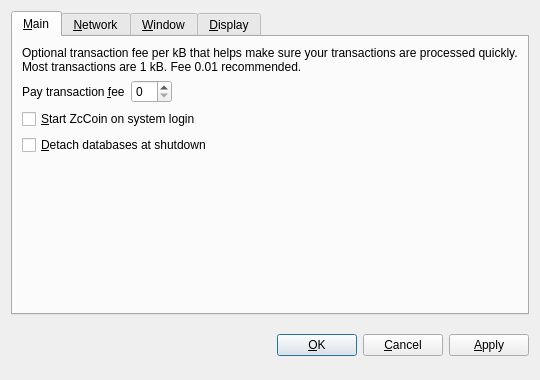
<?xml version="1.0" encoding="UTF-8"?>
<ui version="4.0">
 <class>OptionsDialog</class>
 <widget class="QDialog" name="OptionsDialog">
  <property name="geometry">
   <rect>
    <x>0</x>
    <y>0</y>
    <width>540</width>
    <height>380</height>
   </rect>
  </property>
  <property name="windowTitle">
   <string>Options</string>
  </property>
  <property name="modal">
   <bool>true</bool>
  </property>
  <layout class="QVBoxLayout" name="verticalLayout">
   <item>
    <widget class="QTabWidget" name="tabWidget">
     <property name="tabPosition">
      <enum>QTabWidget::North</enum>
     </property>
     <property name="currentIndex">
      <number>0</number>
     </property>
     <widget class="QWidget" name="tabMain">
      <attribute name="title">
       <string>&amp;Main</string>
      </attribute>
      <layout class="QVBoxLayout" name="verticalLayout_Main">
       <item>
        <widget class="QLabel" name="transactionFeeInfoLabel">
         <property name="text">
          <string>Optional transaction fee per kB that helps make sure your transactions are processed quickly. Most transactions are 1 kB. Fee 0.01 recommended.</string>
         </property>
         <property name="textFormat">
          <enum>Qt::PlainText</enum>
         </property>
         <property name="wordWrap">
          <bool>true</bool>
         </property>
        </widget>
       </item>
       <item>
        <layout class="QHBoxLayout" name="horizontalLayout_Main">
         <item>
          <widget class="QLabel" name="transactionFeeLabel">
           <property name="text">
            <string>Pay transaction &amp;fee</string>
           </property>
           <property name="textFormat">
            <enum>Qt::PlainText</enum>
           </property>
           <property name="buddy">
            <cstring>transactionFee</cstring>
           </property>
          </widget>
         </item>
         <item>
          <widget class="BitcoinAmountField" name="transactionFee"/>
         </item>
         <item>
          <spacer name="horizontalSpacer_Main">
           <property name="orientation">
            <enum>Qt::Horizontal</enum>
           </property>
           <property name="sizeHint" stdset="0">
            <size>
             <width>40</width>
             <height>20</height>
            </size>
           </property>
          </spacer>
         </item>
        </layout>
       </item>
       <item>
        <widget class="QCheckBox" name="bitcoinAtStartup">
         <property name="toolTip">
          <string>Automatically start ZcCoin after logging in to the system.</string>
         </property>
         <property name="text">
          <string>&amp;Start ZcCoin on system login</string>
         </property>
        </widget>
       </item>
       <item>
        <widget class="QCheckBox" name="detachDatabases">
         <property name="toolTip">
          <string>Detach block and address databases at shutdown. This means they can be moved to another data directory, but it slows down shutdown. The wallet is always detached.</string>
         </property>
         <property name="text">
          <string>&amp;Detach databases at shutdown</string>
         </property>
        </widget>
       </item>
       <item>
        <spacer name="verticalSpacer_Main">
         <property name="orientation">
          <enum>Qt::Vertical</enum>
         </property>
         <property name="sizeHint" stdset="0">
          <size>
           <width>20</width>
           <height>40</height>
          </size>
         </property>
        </spacer>
       </item>
      </layout>
     </widget>
     <widget class="QWidget" name="tabNetwork">
      <attribute name="title">
       <string>&amp;Network</string>
      </attribute>
      <layout class="QVBoxLayout" name="verticalLayout_Network">
       <item>
        <widget class="QCheckBox" name="mapPortUpnp">
         <property name="toolTip">
          <string>Automatically open the ZcCoin client port on the router. This only works when your router supports UPnP and it is enabled.</string>
         </property>
         <property name="text">
          <string>Map port using &amp;UPnP</string>
         </property>
        </widget>
       </item>
       <item>
        <widget class="QCheckBox" name="connectSocks">
         <property name="toolTip">
          <string>Connect to the ZcCoin network through a SOCKS proxy (e.g. when connecting through Tor).</string>
         </property>
         <property name="text">
          <string>&amp;Connect through SOCKS proxy:</string>
         </property>
        </widget>
       </item>
       <item>
        <layout class="QHBoxLayout" name="horizontalLayout_Network">
         <item>
          <widget class="QLabel" name="proxyIpLabel">
           <property name="text">
            <string>Proxy &amp;IP:</string>
           </property>
           <property name="textFormat">
            <enum>Qt::PlainText</enum>
           </property>
           <property name="buddy">
            <cstring>proxyIp</cstring>
           </property>
          </widget>
         </item>
         <item>
          <widget class="QValidatedLineEdit" name="proxyIp">
           <property name="maximumSize">
            <size>
             <width>140</width>
             <height>16777215</height>
            </size>
           </property>
           <property name="toolTip">
            <string>IP address of the proxy (e.g. 127.0.0.1)</string>
           </property>
          </widget>
         </item>
         <item>
          <widget class="QLabel" name="proxyPortLabel">
           <property name="text">
            <string>&amp;Port:</string>
           </property>
           <property name="textFormat">
            <enum>Qt::PlainText</enum>
           </property>
           <property name="buddy">
            <cstring>proxyPort</cstring>
           </property>
          </widget>
         </item>
         <item>
          <widget class="QLineEdit" name="proxyPort">
           <property name="maximumSize">
            <size>
             <width>55</width>
             <height>16777215</height>
            </size>
           </property>
           <property name="toolTip">
            <string>Port of the proxy (e.g. 9050)</string>
           </property>
          </widget>
         </item>
         <item>
          <widget class="QLabel" name="socksVersionLabel">
           <property name="text">
            <string>SOCKS &amp;Version:</string>
           </property>
           <property name="textFormat">
            <enum>Qt::PlainText</enum>
           </property>
           <property name="buddy">
            <cstring>socksVersion</cstring>
           </property>
          </widget>
         </item>
         <item>
          <widget class="QValueComboBox" name="socksVersion">
           <property name="toolTip">
            <string>SOCKS version of the proxy (e.g. 5)</string>
           </property>
          </widget>
         </item>
         <item>
          <spacer name="horizontalSpacer_Network">
           <property name="orientation">
            <enum>Qt::Horizontal</enum>
           </property>
           <property name="sizeHint" stdset="0">
            <size>
             <width>40</width>
             <height>20</height>
            </size>
           </property>
          </spacer>
         </item>
        </layout>
       </item>
       <item>
        <spacer name="verticalSpacer_Network">
         <property name="orientation">
          <enum>Qt::Vertical</enum>
         </property>
         <property name="sizeHint" stdset="0">
          <size>
           <width>20</width>
           <height>40</height>
          </size>
         </property>
        </spacer>
       </item>
      </layout>
     </widget>
     <widget class="QWidget" name="tabWindow">
      <attribute name="title">
       <string>&amp;Window</string>
      </attribute>
      <layout class="QVBoxLayout" name="verticalLayout_Window">
       <item>
        <widget class="QCheckBox" name="minimizeToTray">
         <property name="toolTip">
          <string>Show only a tray icon after minimizing the window.</string>
         </property>
         <property name="text">
          <string>&amp;Minimize to the tray instead of the taskbar</string>
         </property>
        </widget>
       </item>
       <item>
        <widget class="QCheckBox" name="minimizeOnClose">
         <property name="toolTip">
          <string>Minimize instead of exit the application when the window is closed. When this option is enabled, the application will be closed only after selecting Quit in the menu.</string>
         </property>
         <property name="text">
          <string>M&amp;inimize on close</string>
         </property>
        </widget>
       </item>
       <item>
        <spacer name="verticalSpacer_Window">
         <property name="orientation">
          <enum>Qt::Vertical</enum>
         </property>
         <property name="sizeHint" stdset="0">
          <size>
           <width>20</width>
           <height>40</height>
          </size>
         </property>
        </spacer>
       </item>
      </layout>
     </widget>
     <widget class="QWidget" name="tabDisplay">
      <attribute name="title">
       <string>&amp;Display</string>
      </attribute>
      <layout class="QVBoxLayout" name="verticalLayout_Display">
       <item>
        <layout class="QHBoxLayout" name="horizontalLayout_1_Display">
         <item>
          <widget class="QLabel" name="langLabel">
           <property name="text">
            <string>User Interface &amp;language:</string>
           </property>
           <property name="textFormat">
            <enum>Qt::PlainText</enum>
           </property>
           <property name="buddy">
            <cstring>lang</cstring>
           </property>
          </widget>
         </item>
         <item>
          <widget class="QValueComboBox" name="lang">
           <property name="toolTip">
            <string>The user interface language can be set here. This setting will take effect after restarting ZcCoin.</string>
           </property>
          </widget>
         </item>
        </layout>
       </item>
       <item>
        <layout class="QHBoxLayout" name="horizontalLayout_2_Display">
         <item>
          <widget class="QLabel" name="unitLabel">
           <property name="text">
            <string>&amp;Unit to show amounts in:</string>
           </property>
           <property name="textFormat">
            <enum>Qt::PlainText</enum>
           </property>
           <property name="buddy">
            <cstring>unit</cstring>
           </property>
          </widget>
         </item>
         <item>
          <widget class="QValueComboBox" name="unit">
           <property name="toolTip">
            <string>Choose the default subdivision unit to show in the interface and when sending coins.</string>
           </property>
          </widget>
         </item>
        </layout>
       </item>
       <item>
        <widget class="QCheckBox" name="displayAddresses">
         <property name="toolTip">
          <string>Whether to show ZcCoin addresses in the transaction list or not.</string>
         </property>
         <property name="text">
          <string>&amp;Display addresses in transaction list</string>
         </property>
        </widget>
       </item>
       <item>
        <widget class="QCheckBox" name="coinControlFeatures">
         <property name="toolTip">
          <string>Whether to show coin control features or not.</string>
         </property>
         <property name="text">
          <string>Display coin &amp;control features (experts only!)</string>
         </property>
        </widget>
       </item>
       <item>
        <spacer name="verticalSpacer_Display">
         <property name="orientation">
          <enum>Qt::Vertical</enum>
         </property>
         <property name="sizeHint" stdset="0">
          <size>
           <width>20</width>
           <height>40</height>
          </size>
         </property>
        </spacer>
       </item>
      </layout>
     </widget>
    </widget>
   </item>
   <item>
    <layout class="QHBoxLayout" name="horizontalLayout_Buttons">
     <item>
      <spacer name="horizontalSpacer_1">
       <property name="orientation">
        <enum>Qt::Horizontal</enum>
       </property>
       <property name="sizeHint" stdset="0">
        <size>
         <width>40</width>
         <height>48</height>
        </size>
       </property>
      </spacer>
     </item>
     <item>
      <widget class="QLabel" name="statusLabel">
       <property name="font">
        <font>
         <weight>75</weight>
         <bold>true</bold>
        </font>
       </property>
       <property name="text">
        <string/>
       </property>
       <property name="textFormat">
        <enum>Qt::PlainText</enum>
       </property>
       <property name="wordWrap">
        <bool>true</bool>
       </property>
      </widget>
     </item>
     <item>
      <spacer name="horizontalSpacer_2">
       <property name="orientation">
        <enum>Qt::Horizontal</enum>
       </property>
       <property name="sizeHint" stdset="0">
        <size>
         <width>40</width>
         <height>48</height>
        </size>
       </property>
      </spacer>
     </item>
     <item>
      <widget class="QPushButton" name="okButton">
       <property name="text">
        <string>&amp;OK</string>
       </property>
      </widget>
     </item>
     <item>
      <widget class="QPushButton" name="cancelButton">
       <property name="text">
        <string>&amp;Cancel</string>
       </property>
       <property name="autoDefault">
        <bool>false</bool>
       </property>
      </widget>
     </item>
     <item>
      <widget class="QPushButton" name="applyButton">
       <property name="text">
        <string>&amp;Apply</string>
       </property>
       <property name="autoDefault">
        <bool>false</bool>
       </property>
      </widget>
     </item>
    </layout>
   </item>
  </layout>
 </widget>
 <customwidgets>
  <customwidget>
   <class>BitcoinAmountField</class>
   <extends>QSpinBox</extends>
   <header>bitcoinamountfield.h</header>
  </customwidget>
  <customwidget>
   <class>QValueComboBox</class>
   <extends>QComboBox</extends>
   <header>qvaluecombobox.h</header>
  </customwidget>
  <customwidget>
   <class>QValidatedLineEdit</class>
   <extends>QLineEdit</extends>
   <header>qvalidatedlineedit.h</header>
  </customwidget>
 </customwidgets>
 <resources/>
 <connections/>
</ui>
